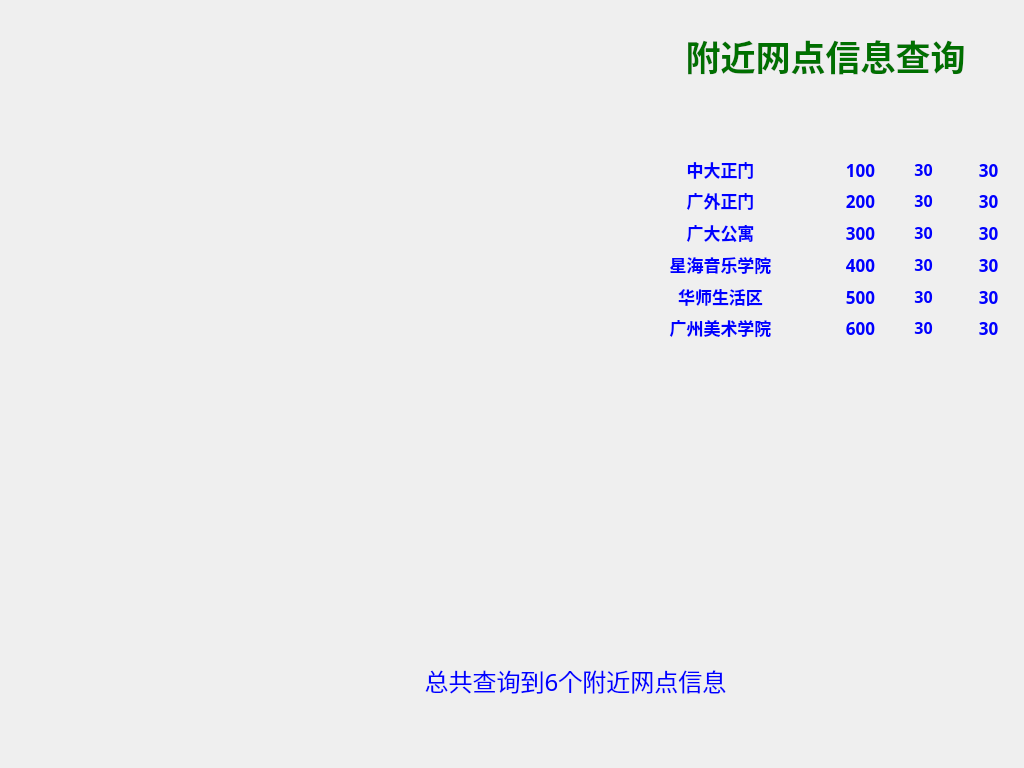
<?xml version="1.0" encoding="UTF-8"?>
<ui version="4.0">
 <class>NearbySiteInfoQryClass</class>
 <widget class="QDialog" name="NearbySiteInfoQryClass">
  <property name="geometry">
   <rect>
    <x>0</x>
    <y>0</y>
    <width>1024</width>
    <height>768</height>
   </rect>
  </property>
  <property name="minimumSize">
   <size>
    <width>1024</width>
    <height>768</height>
   </size>
  </property>
  <property name="maximumSize">
   <size>
    <width>1024</width>
    <height>768</height>
   </size>
  </property>
  <property name="windowTitle">
   <string>Dialog</string>
  </property>
  <widget class="QLabel" name="label">
   <property name="geometry">
    <rect>
     <x>0</x>
     <y>0</y>
     <width>1024</width>
     <height>768</height>
    </rect>
   </property>
   <property name="font">
    <font>
     <pointsize>13</pointsize>
    </font>
   </property>
   <property name="text">
    <string/>
   </property>
   <property name="pixmap">
    <pixmap resource="../bicycle.qrc">:/image/function_background.png</pixmap>
   </property>
  </widget>
  <widget class="QLabel" name="label_6">
   <property name="geometry">
    <rect>
     <x>680</x>
     <y>30</y>
     <width>291</width>
     <height>51</height>
    </rect>
   </property>
   <property name="font">
    <font>
     <family>文泉驿正黑</family>
     <pointsize>26</pointsize>
     <weight>75</weight>
     <bold>true</bold>
    </font>
   </property>
   <property name="styleSheet">
    <string notr="true">color: rgb(0, 112, 0);</string>
   </property>
   <property name="text">
    <string>附近网点信息查询</string>
   </property>
   <property name="alignment">
    <set>Qt::AlignCenter</set>
   </property>
  </widget>
  <widget class="QLabel" name="label_siteName1">
   <property name="geometry">
    <rect>
     <x>620</x>
     <y>154</y>
     <width>201</width>
     <height>31</height>
    </rect>
   </property>
   <property name="font">
    <font>
     <family>文泉驿正黑</family>
     <pointsize>13</pointsize>
     <weight>75</weight>
     <bold>true</bold>
    </font>
   </property>
   <property name="styleSheet">
    <string notr="true">color: rgb(0, 0, 255);</string>
   </property>
   <property name="text">
    <string>中大正门</string>
   </property>
   <property name="alignment">
    <set>Qt::AlignCenter</set>
   </property>
  </widget>
  <widget class="QLabel" name="label_distance1">
   <property name="geometry">
    <rect>
     <x>830</x>
     <y>154</y>
     <width>61</width>
     <height>31</height>
    </rect>
   </property>
   <property name="font">
    <font>
     <family>文泉驿正黑</family>
     <pointsize>13</pointsize>
     <weight>75</weight>
     <bold>true</bold>
    </font>
   </property>
   <property name="styleSheet">
    <string notr="true">color: rgb(0, 0, 255);</string>
   </property>
   <property name="text">
    <string>100</string>
   </property>
   <property name="alignment">
    <set>Qt::AlignCenter</set>
   </property>
  </widget>
  <widget class="QLabel" name="label_bikes1">
   <property name="geometry">
    <rect>
     <x>893</x>
     <y>154</y>
     <width>61</width>
     <height>31</height>
    </rect>
   </property>
   <property name="font">
    <font>
     <family>文泉驿正黑</family>
     <pointsize>12</pointsize>
     <weight>75</weight>
     <bold>true</bold>
    </font>
   </property>
   <property name="styleSheet">
    <string notr="true">color: rgb(0, 0, 255);</string>
   </property>
   <property name="text">
    <string>30</string>
   </property>
   <property name="alignment">
    <set>Qt::AlignCenter</set>
   </property>
  </widget>
  <widget class="QLabel" name="label_stacks1">
   <property name="geometry">
    <rect>
     <x>963</x>
     <y>154</y>
     <width>51</width>
     <height>31</height>
    </rect>
   </property>
   <property name="font">
    <font>
     <family>文泉驿正黑</family>
     <pointsize>13</pointsize>
     <weight>75</weight>
     <bold>true</bold>
    </font>
   </property>
   <property name="styleSheet">
    <string notr="true">color: rgb(0, 0, 255);</string>
   </property>
   <property name="text">
    <string>30</string>
   </property>
   <property name="alignment">
    <set>Qt::AlignCenter</set>
   </property>
  </widget>
  <widget class="QLabel" name="label_distance2">
   <property name="geometry">
    <rect>
     <x>830</x>
     <y>185</y>
     <width>61</width>
     <height>31</height>
    </rect>
   </property>
   <property name="font">
    <font>
     <family>文泉驿正黑</family>
     <pointsize>13</pointsize>
     <weight>75</weight>
     <bold>true</bold>
    </font>
   </property>
   <property name="styleSheet">
    <string notr="true">color: rgb(0, 0, 255);</string>
   </property>
   <property name="text">
    <string>200</string>
   </property>
   <property name="alignment">
    <set>Qt::AlignCenter</set>
   </property>
  </widget>
  <widget class="QLabel" name="label_stacks2">
   <property name="geometry">
    <rect>
     <x>963</x>
     <y>185</y>
     <width>51</width>
     <height>31</height>
    </rect>
   </property>
   <property name="font">
    <font>
     <family>文泉驿正黑</family>
     <pointsize>13</pointsize>
     <weight>75</weight>
     <bold>true</bold>
    </font>
   </property>
   <property name="styleSheet">
    <string notr="true">color: rgb(0, 0, 255);</string>
   </property>
   <property name="text">
    <string>30</string>
   </property>
   <property name="alignment">
    <set>Qt::AlignCenter</set>
   </property>
  </widget>
  <widget class="QLabel" name="label_bikes2">
   <property name="geometry">
    <rect>
     <x>893</x>
     <y>185</y>
     <width>61</width>
     <height>31</height>
    </rect>
   </property>
   <property name="font">
    <font>
     <family>文泉驿正黑</family>
     <pointsize>12</pointsize>
     <weight>75</weight>
     <bold>true</bold>
    </font>
   </property>
   <property name="styleSheet">
    <string notr="true">color: rgb(0, 0, 255);</string>
   </property>
   <property name="text">
    <string>30</string>
   </property>
   <property name="alignment">
    <set>Qt::AlignCenter</set>
   </property>
  </widget>
  <widget class="QLabel" name="label_siteName2">
   <property name="geometry">
    <rect>
     <x>620</x>
     <y>185</y>
     <width>201</width>
     <height>31</height>
    </rect>
   </property>
   <property name="font">
    <font>
     <family>文泉驿正黑</family>
     <pointsize>13</pointsize>
     <weight>75</weight>
     <bold>true</bold>
    </font>
   </property>
   <property name="styleSheet">
    <string notr="true">color: rgb(0, 0, 255);</string>
   </property>
   <property name="text">
    <string>广外正门</string>
   </property>
   <property name="alignment">
    <set>Qt::AlignCenter</set>
   </property>
  </widget>
  <widget class="QLabel" name="label_distance3">
   <property name="geometry">
    <rect>
     <x>830</x>
     <y>217</y>
     <width>61</width>
     <height>31</height>
    </rect>
   </property>
   <property name="font">
    <font>
     <family>文泉驿正黑</family>
     <pointsize>13</pointsize>
     <weight>75</weight>
     <bold>true</bold>
    </font>
   </property>
   <property name="styleSheet">
    <string notr="true">color: rgb(0, 0, 255);</string>
   </property>
   <property name="text">
    <string>300</string>
   </property>
   <property name="alignment">
    <set>Qt::AlignCenter</set>
   </property>
  </widget>
  <widget class="QLabel" name="label_stacks3">
   <property name="geometry">
    <rect>
     <x>963</x>
     <y>217</y>
     <width>51</width>
     <height>31</height>
    </rect>
   </property>
   <property name="font">
    <font>
     <family>文泉驿正黑</family>
     <pointsize>13</pointsize>
     <weight>75</weight>
     <bold>true</bold>
    </font>
   </property>
   <property name="styleSheet">
    <string notr="true">color: rgb(0, 0, 255);</string>
   </property>
   <property name="text">
    <string>30</string>
   </property>
   <property name="alignment">
    <set>Qt::AlignCenter</set>
   </property>
  </widget>
  <widget class="QLabel" name="label_bikes3">
   <property name="geometry">
    <rect>
     <x>893</x>
     <y>217</y>
     <width>61</width>
     <height>31</height>
    </rect>
   </property>
   <property name="font">
    <font>
     <family>文泉驿正黑</family>
     <pointsize>12</pointsize>
     <weight>75</weight>
     <bold>true</bold>
    </font>
   </property>
   <property name="styleSheet">
    <string notr="true">color: rgb(0, 0, 255);</string>
   </property>
   <property name="text">
    <string>30</string>
   </property>
   <property name="alignment">
    <set>Qt::AlignCenter</set>
   </property>
  </widget>
  <widget class="QLabel" name="label_siteName3">
   <property name="geometry">
    <rect>
     <x>620</x>
     <y>217</y>
     <width>201</width>
     <height>31</height>
    </rect>
   </property>
   <property name="font">
    <font>
     <family>文泉驿正黑</family>
     <pointsize>13</pointsize>
     <weight>75</weight>
     <bold>true</bold>
    </font>
   </property>
   <property name="styleSheet">
    <string notr="true">color: rgb(0, 0, 255);</string>
   </property>
   <property name="text">
    <string>广大公寓</string>
   </property>
   <property name="alignment">
    <set>Qt::AlignCenter</set>
   </property>
  </widget>
  <widget class="QLabel" name="label_distance4">
   <property name="geometry">
    <rect>
     <x>830</x>
     <y>249</y>
     <width>61</width>
     <height>31</height>
    </rect>
   </property>
   <property name="font">
    <font>
     <family>文泉驿正黑</family>
     <pointsize>13</pointsize>
     <weight>75</weight>
     <bold>true</bold>
    </font>
   </property>
   <property name="styleSheet">
    <string notr="true">color: rgb(0, 0, 255);</string>
   </property>
   <property name="text">
    <string>400</string>
   </property>
   <property name="alignment">
    <set>Qt::AlignCenter</set>
   </property>
  </widget>
  <widget class="QLabel" name="label_stacks4">
   <property name="geometry">
    <rect>
     <x>963</x>
     <y>249</y>
     <width>51</width>
     <height>31</height>
    </rect>
   </property>
   <property name="font">
    <font>
     <family>文泉驿正黑</family>
     <pointsize>13</pointsize>
     <weight>75</weight>
     <bold>true</bold>
    </font>
   </property>
   <property name="styleSheet">
    <string notr="true">color: rgb(0, 0, 255);</string>
   </property>
   <property name="text">
    <string>30</string>
   </property>
   <property name="alignment">
    <set>Qt::AlignCenter</set>
   </property>
  </widget>
  <widget class="QLabel" name="label_bikes4">
   <property name="geometry">
    <rect>
     <x>893</x>
     <y>249</y>
     <width>61</width>
     <height>31</height>
    </rect>
   </property>
   <property name="font">
    <font>
     <family>文泉驿正黑</family>
     <pointsize>12</pointsize>
     <weight>75</weight>
     <bold>true</bold>
    </font>
   </property>
   <property name="styleSheet">
    <string notr="true">color: rgb(0, 0, 255);</string>
   </property>
   <property name="text">
    <string>30</string>
   </property>
   <property name="alignment">
    <set>Qt::AlignCenter</set>
   </property>
  </widget>
  <widget class="QLabel" name="label_siteName4">
   <property name="geometry">
    <rect>
     <x>620</x>
     <y>249</y>
     <width>201</width>
     <height>31</height>
    </rect>
   </property>
   <property name="font">
    <font>
     <family>文泉驿正黑</family>
     <pointsize>13</pointsize>
     <weight>75</weight>
     <bold>true</bold>
    </font>
   </property>
   <property name="styleSheet">
    <string notr="true">color: rgb(0, 0, 255);</string>
   </property>
   <property name="text">
    <string>星海音乐学院</string>
   </property>
   <property name="alignment">
    <set>Qt::AlignCenter</set>
   </property>
  </widget>
  <widget class="QLabel" name="label_distance5">
   <property name="geometry">
    <rect>
     <x>830</x>
     <y>281</y>
     <width>61</width>
     <height>31</height>
    </rect>
   </property>
   <property name="font">
    <font>
     <family>文泉驿正黑</family>
     <pointsize>13</pointsize>
     <weight>75</weight>
     <bold>true</bold>
    </font>
   </property>
   <property name="styleSheet">
    <string notr="true">color: rgb(0, 0, 255);</string>
   </property>
   <property name="text">
    <string>500</string>
   </property>
   <property name="alignment">
    <set>Qt::AlignCenter</set>
   </property>
  </widget>
  <widget class="QLabel" name="label_stacks5">
   <property name="geometry">
    <rect>
     <x>963</x>
     <y>281</y>
     <width>51</width>
     <height>31</height>
    </rect>
   </property>
   <property name="font">
    <font>
     <family>文泉驿正黑</family>
     <pointsize>13</pointsize>
     <weight>75</weight>
     <bold>true</bold>
    </font>
   </property>
   <property name="styleSheet">
    <string notr="true">color: rgb(0, 0, 255);</string>
   </property>
   <property name="text">
    <string>30</string>
   </property>
   <property name="alignment">
    <set>Qt::AlignCenter</set>
   </property>
  </widget>
  <widget class="QLabel" name="label_bikes5">
   <property name="geometry">
    <rect>
     <x>893</x>
     <y>281</y>
     <width>61</width>
     <height>31</height>
    </rect>
   </property>
   <property name="font">
    <font>
     <family>文泉驿正黑</family>
     <pointsize>12</pointsize>
     <weight>75</weight>
     <bold>true</bold>
    </font>
   </property>
   <property name="styleSheet">
    <string notr="true">color: rgb(0, 0, 255);</string>
   </property>
   <property name="text">
    <string>30</string>
   </property>
   <property name="alignment">
    <set>Qt::AlignCenter</set>
   </property>
  </widget>
  <widget class="QLabel" name="label_siteName5">
   <property name="geometry">
    <rect>
     <x>620</x>
     <y>281</y>
     <width>201</width>
     <height>31</height>
    </rect>
   </property>
   <property name="font">
    <font>
     <family>文泉驿正黑</family>
     <pointsize>13</pointsize>
     <weight>75</weight>
     <bold>true</bold>
    </font>
   </property>
   <property name="styleSheet">
    <string notr="true">color: rgb(0, 0, 255);</string>
   </property>
   <property name="text">
    <string>华师生活区</string>
   </property>
   <property name="alignment">
    <set>Qt::AlignCenter</set>
   </property>
  </widget>
  <widget class="QLabel" name="label_distance6">
   <property name="geometry">
    <rect>
     <x>830</x>
     <y>312</y>
     <width>61</width>
     <height>31</height>
    </rect>
   </property>
   <property name="font">
    <font>
     <family>文泉驿正黑</family>
     <pointsize>13</pointsize>
     <weight>75</weight>
     <bold>true</bold>
    </font>
   </property>
   <property name="styleSheet">
    <string notr="true">color: rgb(0, 0, 255);</string>
   </property>
   <property name="text">
    <string>600</string>
   </property>
   <property name="alignment">
    <set>Qt::AlignCenter</set>
   </property>
  </widget>
  <widget class="QLabel" name="label_bikes6">
   <property name="geometry">
    <rect>
     <x>893</x>
     <y>312</y>
     <width>61</width>
     <height>31</height>
    </rect>
   </property>
   <property name="font">
    <font>
     <family>文泉驿正黑</family>
     <pointsize>12</pointsize>
     <weight>75</weight>
     <bold>true</bold>
    </font>
   </property>
   <property name="styleSheet">
    <string notr="true">color: rgb(0, 0, 255);</string>
   </property>
   <property name="text">
    <string>30</string>
   </property>
   <property name="alignment">
    <set>Qt::AlignCenter</set>
   </property>
  </widget>
  <widget class="QLabel" name="label_stacks6">
   <property name="geometry">
    <rect>
     <x>963</x>
     <y>312</y>
     <width>51</width>
     <height>31</height>
    </rect>
   </property>
   <property name="font">
    <font>
     <family>文泉驿正黑</family>
     <pointsize>13</pointsize>
     <weight>75</weight>
     <bold>true</bold>
    </font>
   </property>
   <property name="styleSheet">
    <string notr="true">color: rgb(0, 0, 255);</string>
   </property>
   <property name="text">
    <string>30</string>
   </property>
   <property name="alignment">
    <set>Qt::AlignCenter</set>
   </property>
  </widget>
  <widget class="QLabel" name="label_siteName6">
   <property name="geometry">
    <rect>
     <x>620</x>
     <y>312</y>
     <width>201</width>
     <height>31</height>
    </rect>
   </property>
   <property name="font">
    <font>
     <family>文泉驿正黑</family>
     <pointsize>13</pointsize>
     <weight>75</weight>
     <bold>true</bold>
    </font>
   </property>
   <property name="styleSheet">
    <string notr="true">color: rgb(0, 0, 255);</string>
   </property>
   <property name="text">
    <string>广州美术学院</string>
   </property>
   <property name="alignment">
    <set>Qt::AlignCenter</set>
   </property>
  </widget>
  <widget class="QLabel" name="label_nearbySiteInfoQryShow">
   <property name="geometry">
    <rect>
     <x>140</x>
     <y>660</y>
     <width>871</width>
     <height>41</height>
    </rect>
   </property>
   <property name="font">
    <font>
     <family>文泉驿正黑</family>
     <pointsize>18</pointsize>
     <weight>50</weight>
     <bold>false</bold>
    </font>
   </property>
   <property name="styleSheet">
    <string notr="true">color: rgb(0, 0, 255);</string>
   </property>
   <property name="text">
    <string>总共查询到6个附近网点信息</string>
   </property>
   <property name="alignment">
    <set>Qt::AlignCenter</set>
   </property>
  </widget>
  <widget class="QLabel" name="label_3">
   <property name="geometry">
    <rect>
     <x>0</x>
     <y>0</y>
     <width>621</width>
     <height>771</height>
    </rect>
   </property>
   <property name="styleSheet">
    <string notr="true"/>
   </property>
   <property name="text">
    <string/>
   </property>
   <property name="pixmap">
    <pixmap resource="../bicycle.qrc">:/image/universityTownSitesMap.png</pixmap>
   </property>
  </widget>
  <widget class="QLabel" name="label_2">
   <property name="geometry">
    <rect>
     <x>620</x>
     <y>107</y>
     <width>401</width>
     <height>241</height>
    </rect>
   </property>
   <property name="text">
    <string/>
   </property>
   <property name="pixmap">
    <pixmap resource="../bicycle.qrc">:/image/nearbySiteTable.png</pixmap>
   </property>
  </widget>
  <zorder>label</zorder>
  <zorder>label_2</zorder>
  <zorder>label_6</zorder>
  <zorder>label_siteName1</zorder>
  <zorder>label_distance1</zorder>
  <zorder>label_bikes1</zorder>
  <zorder>label_stacks1</zorder>
  <zorder>label_distance2</zorder>
  <zorder>label_stacks2</zorder>
  <zorder>label_bikes2</zorder>
  <zorder>label_siteName2</zorder>
  <zorder>label_distance3</zorder>
  <zorder>label_stacks3</zorder>
  <zorder>label_bikes3</zorder>
  <zorder>label_siteName3</zorder>
  <zorder>label_distance4</zorder>
  <zorder>label_stacks4</zorder>
  <zorder>label_bikes4</zorder>
  <zorder>label_siteName4</zorder>
  <zorder>label_distance5</zorder>
  <zorder>label_stacks5</zorder>
  <zorder>label_bikes5</zorder>
  <zorder>label_siteName5</zorder>
  <zorder>label_distance6</zorder>
  <zorder>label_bikes6</zorder>
  <zorder>label_stacks6</zorder>
  <zorder>label_siteName6</zorder>
  <zorder>label_3</zorder>
  <zorder>label_nearbySiteInfoQryShow</zorder>
 </widget>
 <resources>
  <include location="../bicycle.qrc"/>
 </resources>
 <connections/>
</ui>
